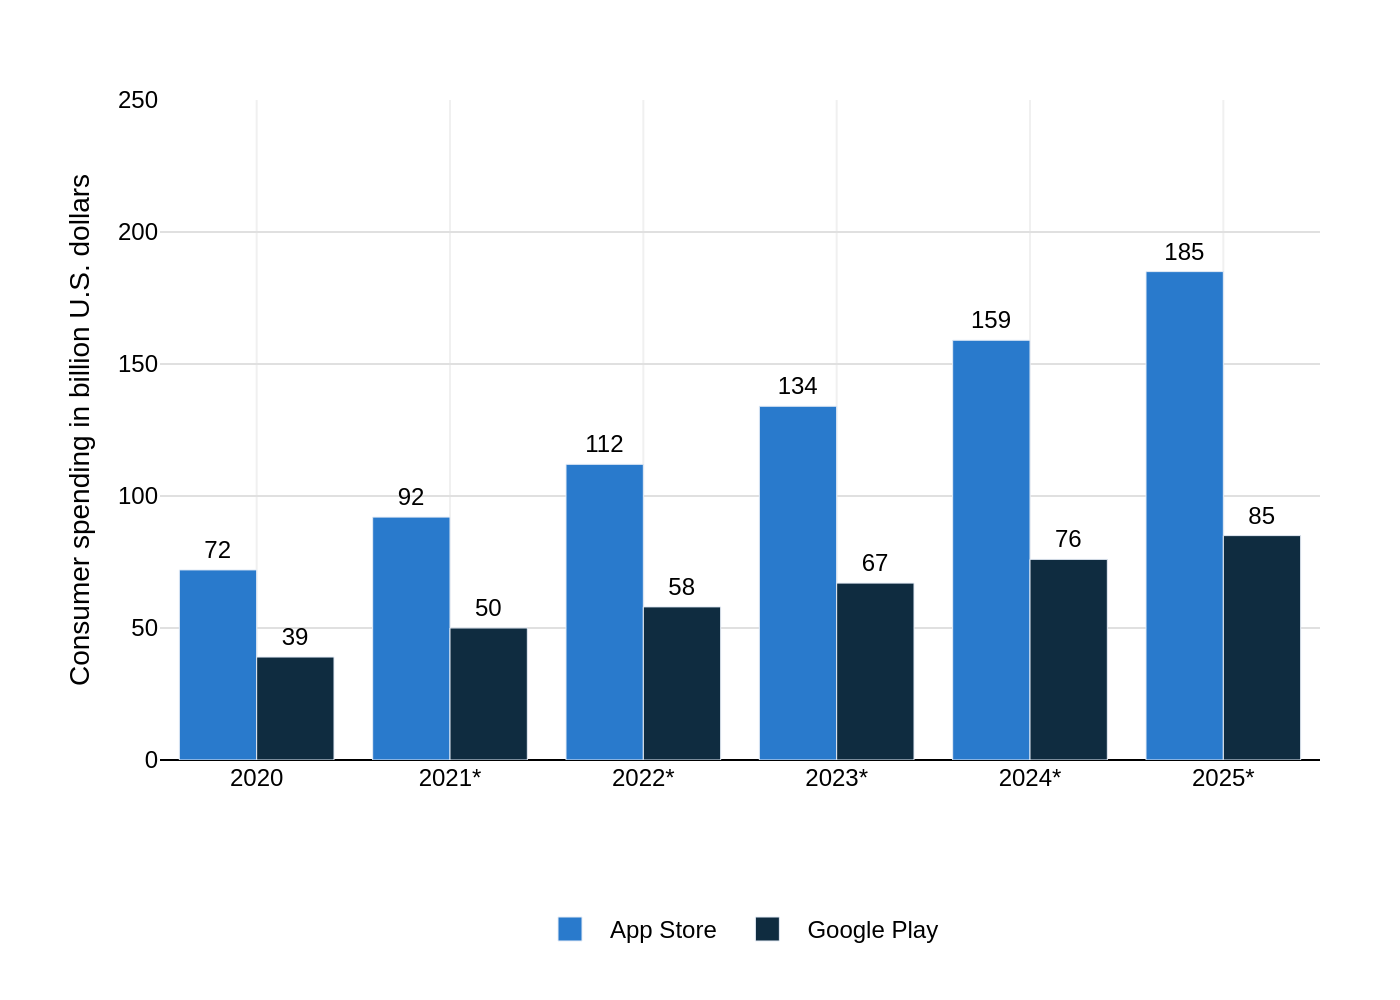

Reproduce this figure in Python.
import sys
import json
import os
import plotly.graph_objects as go

# Check for command-line argument
if len(sys.argv) != 2:
    print("Usage: python generate_chart.py <json_file_path>")
    sys.exit(1)

json_file_path = sys.argv[1]

# Read data from the JSON file
try:
    with open(json_file_path, 'r', encoding='utf-8') as f:
        chart_data = json.load(f)
except FileNotFoundError:
    print(f"Error: JSON file not found at {json_file_path}")
    sys.exit(1)
except json.JSONDecodeError:
    print(f"Error: Could not decode JSON from {json_file_path}")
    sys.exit(1)

# Extract data for plotting
data = chart_data['chart_data']
texts = chart_data['texts']
colors = chart_data['colors']
categories = data['categories']
series = data['series']

# Create figure
fig = go.Figure()

# Add traces for each data series
for i, s in enumerate(series):
    fig.add_trace(go.Bar(
        x=categories,
        y=s['y'],
        name=s['name'],
        marker_color=colors[i],
        text=s['y'],
        textposition='outside',
        texttemplate='%{text}',
        cliponaxis=False
    ))

# Build title string
title_text = ""
if texts.get("title"):
    title_text += f"<b>{texts['title']}</b>"
if texts.get("subtitle"):
    title_text += f"<br><sub>{texts['subtitle']}</sub>"

# Update layout
fig.update_layout(
    barmode='group',
    plot_bgcolor='white',
    paper_bgcolor='white',
    font=dict(family="Arial", size=12, color="black"),
    title=dict(
        text=title_text,
        x=0.05,
        xanchor='left'
    ),
    xaxis=dict(
        title_text=texts['x_axis_title'],
        showgrid=True,
        gridcolor='#f0f0f0',
        linecolor='black',
        showline=False,
        ticks=''
    ),
    yaxis=dict(
        title_text=texts['y_axis_title'],
        title_standoff=10,
        range=[0, 250],
        tickvals=[0, 50, 100, 150, 200, 250],
        showgrid=True,
        gridcolor='#e0e0e0',
        zeroline=True,
        zerolinecolor='black',
        zerolinewidth=1
    ),
    legend=dict(
        orientation="h",
        yanchor="bottom",
        y=-0.3,
        xanchor="center",
        x=0.5
    ),
    margin=dict(l=80, r=40, t=50, b=120),
)

# Add source annotation
if texts.get("source"):
    fig.add_annotation(
        text=texts['source'],
        align='right',
        showarrow=False,
        xref='paper',
        yref='paper',
        x=1.0,
        y=-0.35,
        xanchor='right',
        yanchor='top'
    )
    
# Update text font for bar labels
fig.update_traces(textfont=dict(size=12, family="Arial"))

# Define output filename and save the image
base_filename = os.path.splitext(os.path.basename(json_file_path))[0]
output_filename = f"{base_filename}.png"
fig.write_image(output_filename, scale=2)

print(f"Chart saved to {output_filename}")
